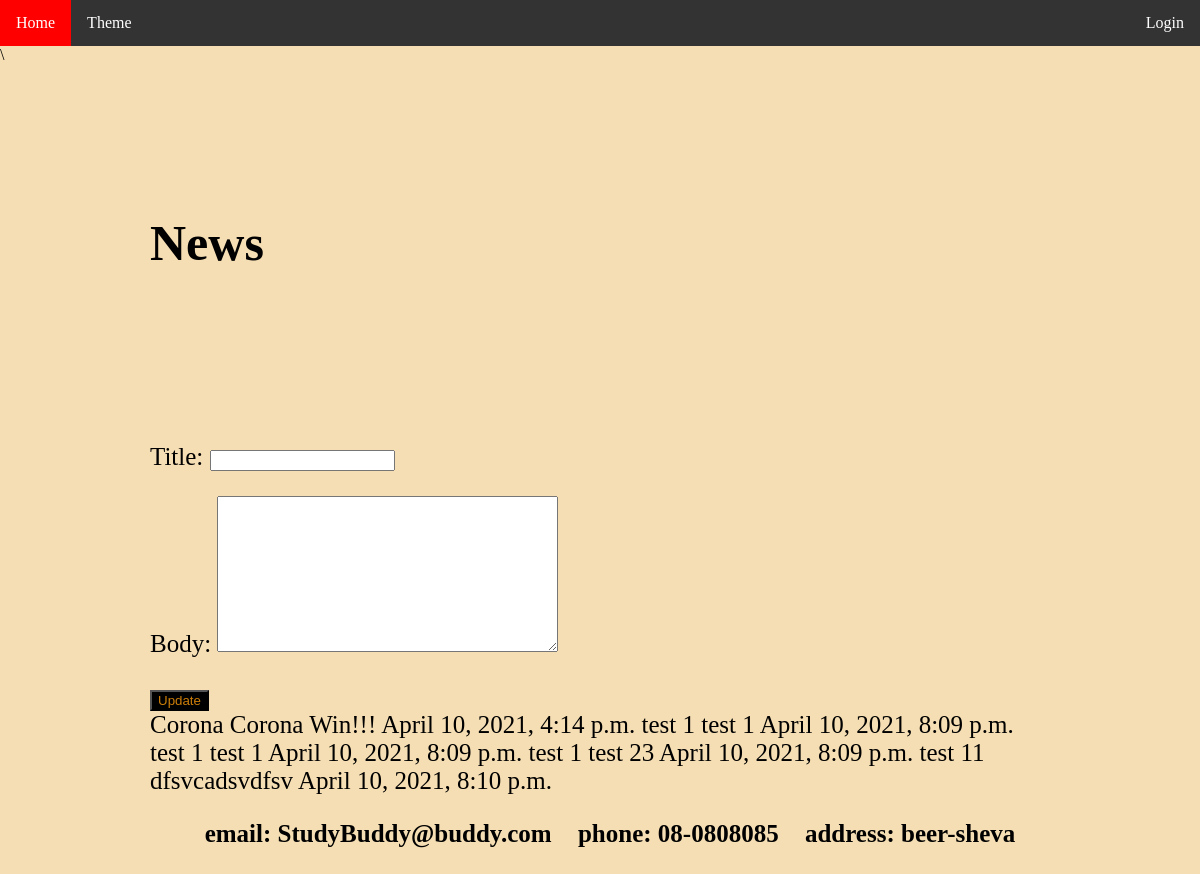
Before: /school/news/ with the older database file.
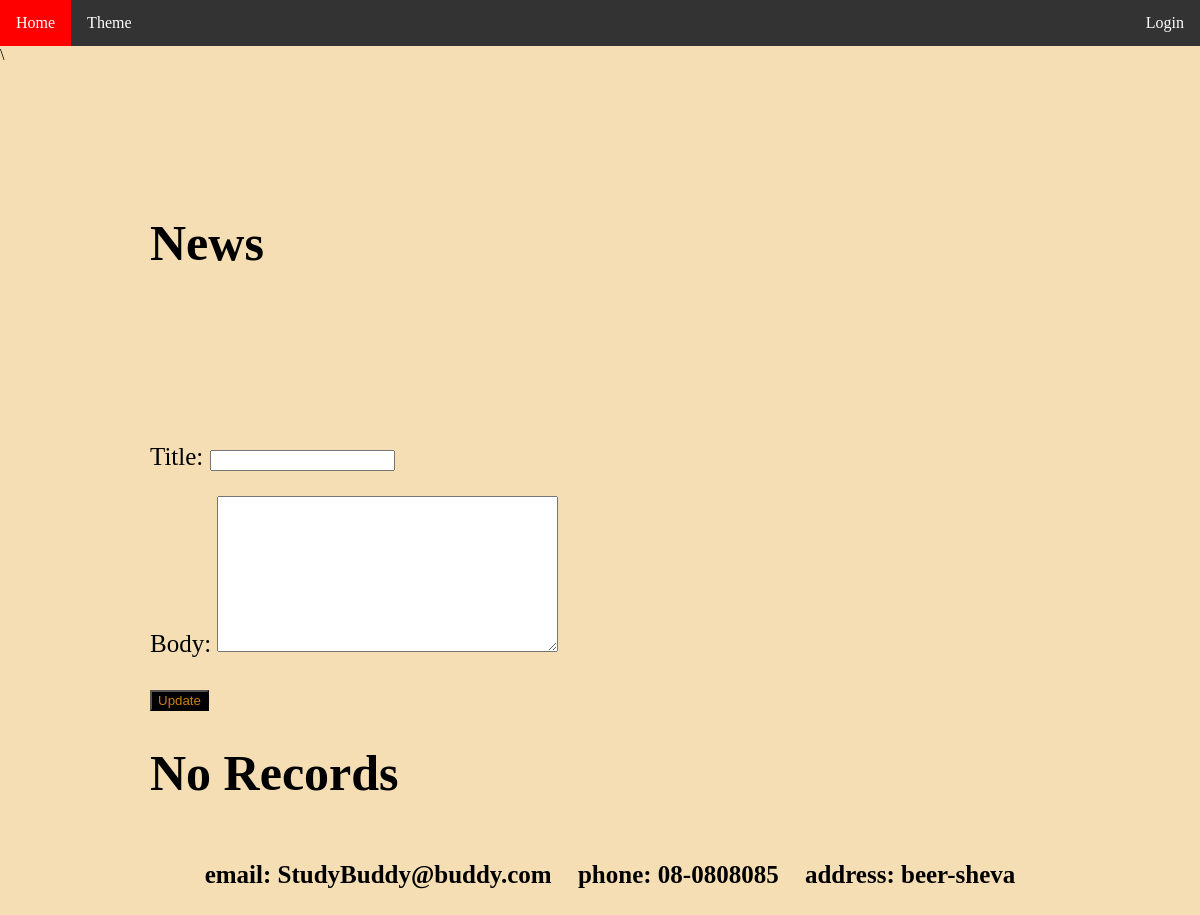
After: the same page with the newer database file.
### StudyBuddy/models.py (models this page shows, shortened)
class Article(models.Model):
    title = models.CharField(max_length=64)
    body = models.TextField()
    date = models.DateTimeField('date published')
    class Meta:
        verbose_name = "Article"
        verbose_name_plural = "Articles"

### StudyBuddy/views.py (the view, shortened to what this page needs)
# urls.py: path("school/news/", views.add_display_news, name="school_news"),
def add_display_news(request):
    news = Article.objects.all().order_by('date')
    article_form=ArticleForm()
    return render(request, '../templates/school/news.html', {'news': news, "article_form": article_form})

### StudyBuddy/forms.py (shortened to what this page needs)
class ArticleForm(forms.ModelForm):
    class Meta:
        model = Article
        fields = ['title', 'body']

### templates/school/news.html (shortened to what this page needs)
{% extends 'school/schoolHome.html' %}
{% block title %}<h1>News</h1>{% endblock %}
{% block content %}
    <div id="input">
        <form method="post">
            {{article_form.as_p}}
            <button style="background-color:#000000; color:#cd7e09" type="submit">Update</button>
        </form>
    </div>
    <div id="output">
        {% if news %}
            {% for article in news %}
                {{ article.title }}
                {{ article.body }}
                {{ article.date }}
            {% endfor %}
        {% else %}
            <h1>No Records</h1>
        {% endif %}
    </div>
{% endblock %}

Changed rows visible on the page:
removed Article: title "Corona", body "Corona Win!!!", date "April 10, 2021, 4:14 p.m."
removed Article: title "test 1", body "test 1", date "April 10, 2021, 8:09 p.m."
removed Article: title "test 1", body "test 1", date "April 10, 2021, 8:09 p.m."
removed Article: title "test 1", body "test 23", date "April 10, 2021, 8:09 p.m."
removed Article: title "test 11", body "dfsvcadsvdfsv", date "April 10, 2021, 8:10 p.m."
Other visible differences:
text now shown: "No Records"
